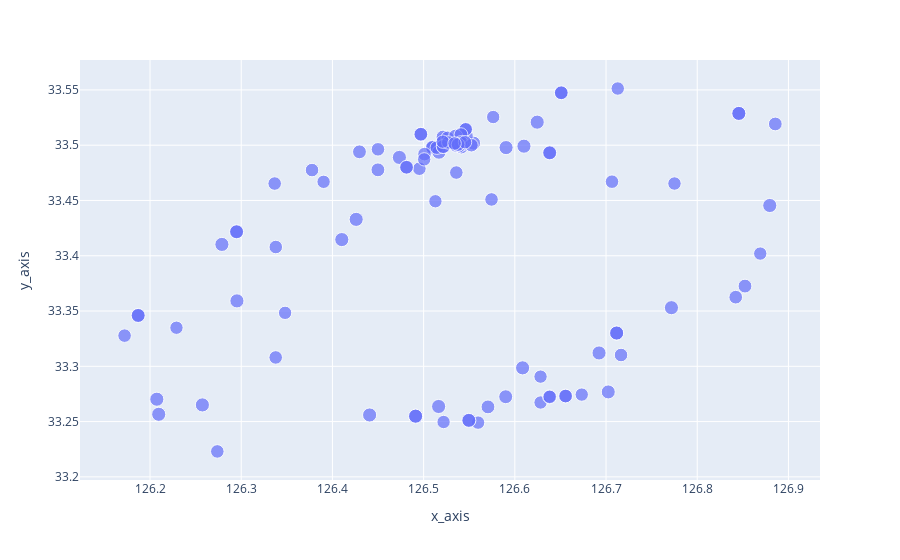

Notebook code for this chart:
### Code cell
# 등급별 지도에 표시
scatter_a = px.scatter(data[data['job_level']=='a'], x = "x_axis", y = "y_axis", size='job_points', size_max = 10)
scatter_a.show()
